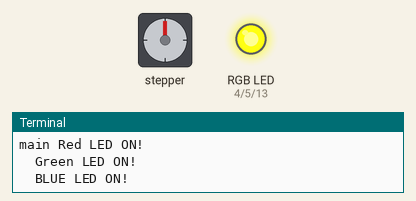
Simulated run of this program. Board: Raspberry Pi (BCM pin numbers). Shown: stepper motor, an RGB LED mixed from three pins (HIGH = lit), the last lines printed to the terminal. Dim RGB values are drawn brighter than linear; the stepper is drawn at 2048 steps a turn; threads take turns every 2 ms; pins used as bus, display or sensor lines are not drawn.

Above: at 0.15 s.
At 5.26 s:
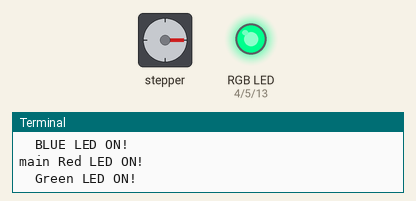
At 10.68 s:
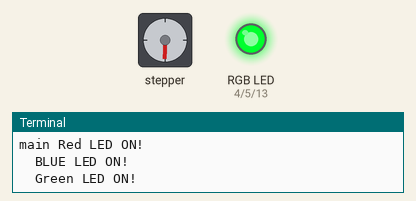
At 20.91 s:
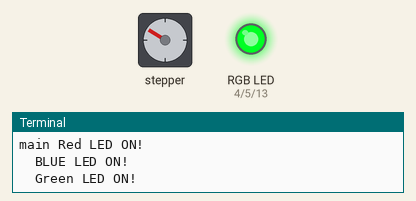
At 30.25 s:
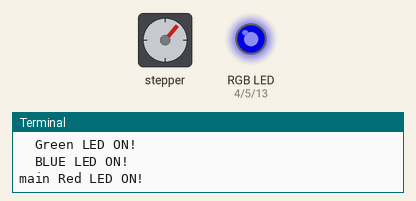
At 39.58 s:
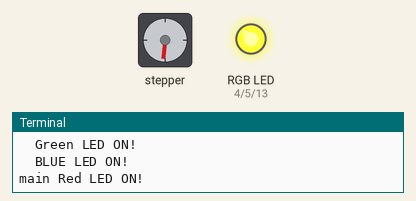
Timing chart, 0 to 40.0 s (numbered marks = the images above):
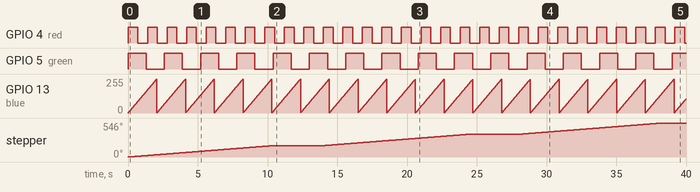

Measured:
- by itself, GPIO 4 (red): alternates HIGH for 0.70 s and LOW for 0.70 s
- by itself, GPIO 5 (green): alternates HIGH for 1.3 s and LOW for 1.3 s
- by itself, GPIO 13 (blue): ramps from 1/255 to 254/255 and jumps back, once every 2.1 s
- by itself, stepper: turns 182° clockwise in 10.3 s, then 182° clockwise in 10.3 s, then 182° clockwise in 10.3 s

The program:

challenge413.py
```python
import RPi.GPIO as GPIO
import threading
import time

red = 4
green = 5
blue = 13

STEP_MOTOR = [16, 17, 18, 19]
StepCounter = 0
StepCount = 4

# 정방향(시계 방향) 회전 배열
# Seq = [[0, 0, 0, 1],
#        [0, 0, 1, 0],
#        [0, 1, 0, 0],
#        [1, 0, 0, 0]]

flag_exit = False

# 역방향(반시계) 회전 배열
Seq = [[1, 0, 0, 0],
       [0, 1, 0, 0],
       [0, 0, 1, 0],
       [0, 0, 0, 1]]

GPIO.setmode(GPIO.BCM)
GPIO.setwarnings(False)

GPIO.setup(red, GPIO.OUT)
GPIO.setup(green, GPIO.OUT)
GPIO.setup(blue, GPIO.OUT)

GPIO.output(red,False)
GPIO.output(green,False)

for pin in STEP_MOTOR:
    GPIO.setup(pin, GPIO.OUT)
    GPIO.output(pin, False)

pwm_blue = GPIO.PWM(blue, 200)
pwm_blue.start(0)

def rotate_motor(angle): # 역방향(반시계 방향) 회전
    global StepCounter
    steps = int(5.75 * angle) # 오차 발생함(5.75는 장치의 정확한 회전각도가 아님)
    for i in range(steps):
        for pin in range(4):
            xpin = STEP_MOTOR[pin]
            if Seq[StepCounter][pin] != 0:
                GPIO.output(xpin, True)
            else:
                GPIO.output(xpin, False)
        StepCounter += 1
        if StepCounter == StepCount:
            StepCounter = 0
        if StepCounter < 0:
            StepCounter = StepCount
        time.sleep(0.01)


def t1():
        while True:
                print("\tGreen LED ON!")
                GPIO.output(green, True)
                time.sleep(1.3)
                GPIO.output(green, False)
                time.sleep(1.3)
                if flag_exit: break


def t2():
        while True:
            print("\tBLUE LED ON!")
            for t_high in range(0, 1024):
                pwm_blue.ChangeDutyCycle(t_high * 0.09765)
                time.sleep(0.002)
            for t_high in range(1024, -1):
                pwm_blue.ChangeDutyCycle(t_high * 0.09765)
                time.sleep(0.002)
                if flag_exit: break


def t3():
        while True:
            rotate_motor(180)  # 180도 회전
            time.sleep(1.8)  # 1.8초 대기
            rotate_motor(0)  # 0도로 돌아감
            time.sleep(1.8)  # 1.8초 대기
            if flag_exit: break

thread = threading.Thread(target=t1)
thread1 = threading.Thread(target=t2)
thread2 = threading.Thread(target=t3)
thread.start()
thread1.start()
thread2.start()

try:
        while True:
                print("main Red LED ON!")
                GPIO.output(red,True)
                time.sleep(0.7)
                GPIO.output(red,False)
                time.sleep(0.7)

except KeyboardInterrupt:
        pass
flag_exit = True
thread.join()
thread1.join()
thread2.join()

pwm_blue.stop()
GPIO.cleanup()
```
